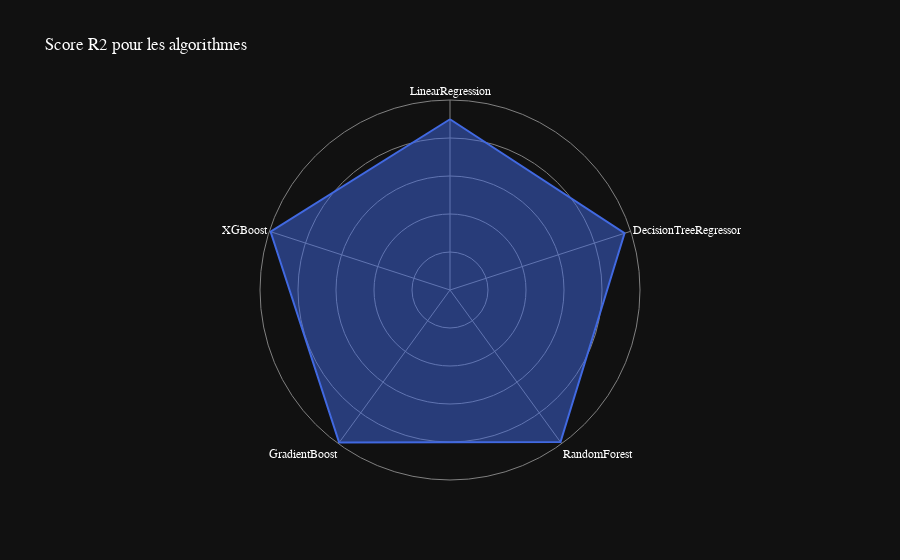

Notebook code for this chart:
### Code cell
# affichage en spiderchart des scores r2 des algorithmes
data = [
    {'r': r2_linear, 'theta': 'LinearRegression'},
    {'r': r2_tree, 'theta': 'DecisionTreeRegressor'},
    {'r': r2_random_forest, 'theta': 'RandomForest'},
    {'r': r2_gradient, 'theta': 'GradientBoost'},
    {'r': r2_xgboost, 'theta': 'XGBoost'}
]
fig = px.line_polar(data, r='r', theta='theta',title="Score R2 pour les algorithmes", line_close=True, template='plotly_dark', color_discrete_sequence=['royalblue'])
fig.update_traces(fill='toself')
# change la police
fig.update_layout(
    font=dict(
        family="Optima",
        size=12,
        color="white"
    )
)
# Masquer la ligne représentant les valeurs de 0 à 5 sur l'axe radial
fig.update_layout(
    polar=dict(
        radialaxis=dict(
            showline=False, # masquer la ligne sur l'axe radial
            range=[0,1], # plage maximale de l'axe radial
            showticklabels=False
        )
    )
)

fig.update_layout(
    polar=dict(
        radialaxis=dict(gridcolor='gray', linecolor='gray'),
        angularaxis=dict(gridcolor='gray', linecolor='gray')
    )
)
fig.show()

### Figure 1 — Plotly figure (JSON) as saved in the notebook; plotly's stock layout.template omitted (floating-point values rounded to 4 significant figures)
{"data": [{"fill": "toself", "hovertemplate": "r=%{r}<br>theta=%{theta}<extra></extra>", "legendgroup": "", "line": {"color": "royalblue", "dash": "solid"}, "marker": {"symbol": "circle"}, "mode": "lines", "name": "", "r": [0.8987, 0.966, 0.9894, 0.9927, 0.9929, 0.8987], "showlegend": false, "subplot": "polar", "theta": ["LinearRegression", "DecisionTreeRegressor", "RandomForest", "GradientBoost", "XGBoost", "LinearRegression"], "type": "scatterpolar"}], "layout": {"font": {"color": "white", "family": "Optima", "size": 12}, "legend": {"tracegroupgap": 0}, "polar": {"angularaxis": {"direction": "clockwise", "gridcolor": "gray", "linecolor": "gray", "rotation": 90}, "domain": {"x": [0, 1], "y": [0, 1]}, "radialaxis": {"gridcolor": "gray", "linecolor": "gray", "range": [0, 1], "showline": false, "showticklabels": false}}, "title": {"text": "Score R2 pour les algorithmes"}}}
